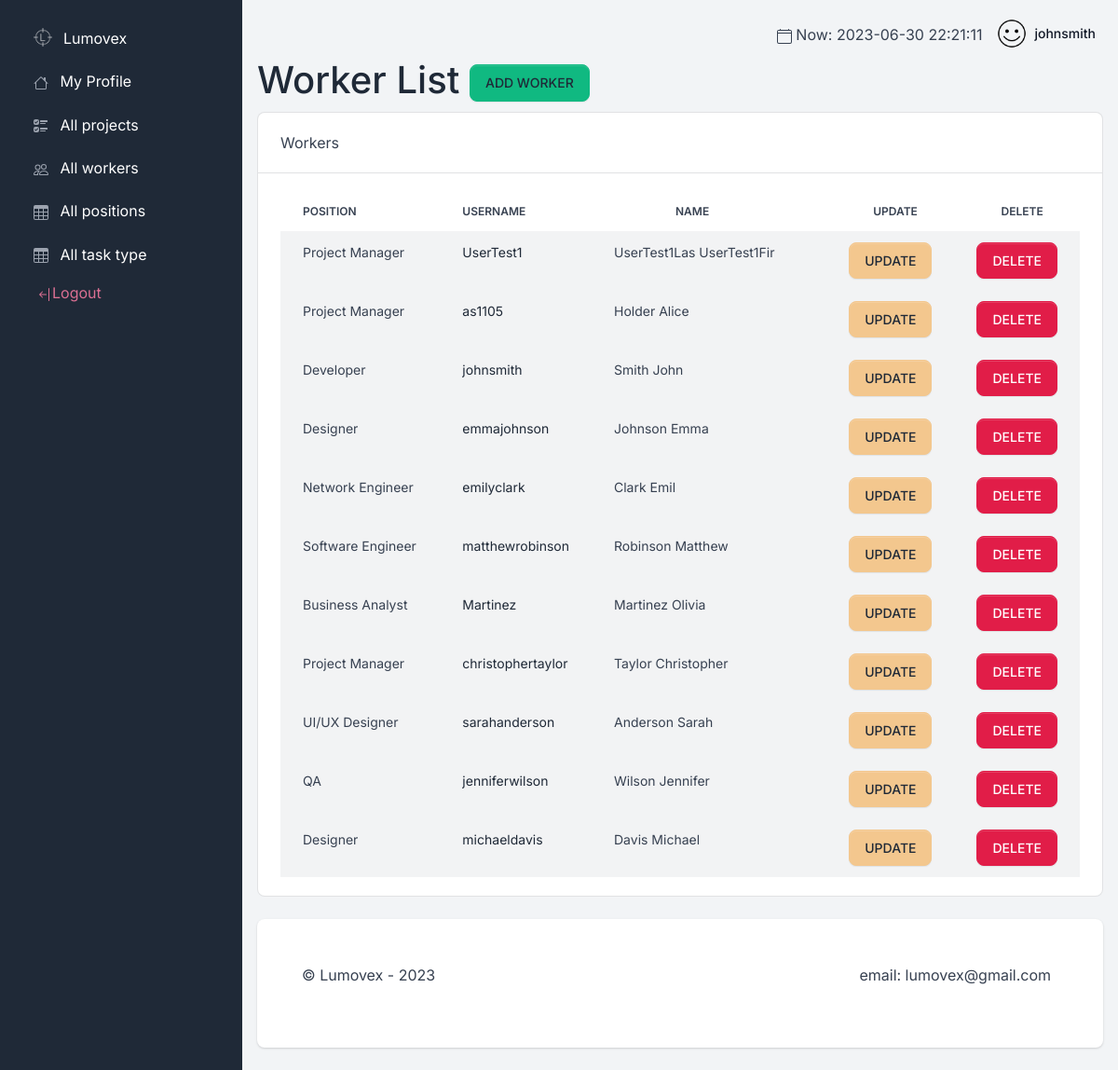
Page /workers/ (signed in) on the committed database.
### task_manager/models.py (models this page shows, shortened)
class Worker(AbstractUser):
    position = models.ForeignKey(
        Position,
        on_delete=models.CASCADE,
        null=True,
    )
    class Meta:
        verbose_name = "worker"
        verbose_name_plural = "workers"

class Position(models.Model):
    name = models.CharField(max_length=63)
    def __str__(self):
        return self.name

### task_manager/views.py (the view)
class WorkerListView(LoginRequiredMixin, generic.ListView):
    model = Worker
    queryset = Worker.objects.select_related("position")

### templates/task_manager/worker_list.html (shortened to what this page needs)
{% extends "base.html" %}
{% block content %}
  <h1>
    Worker List
    <a href="{% url 'task_manager:worker-create' %}"
      type="submit"
         class="btn btn-success"
        style="height: 40px">ADD WORKER
      </a>
  </h1>
  <div class="col-12 col-lg-12">
    <div class="card card-table">
       <div class="card-header">
         <div class="title">Workers</div>
       </div>
          <div class="card-body table-responsive">
              {% if worker_list %}
                <table  class="table table-striped table-borderless">
                  <thead>
                    <tr>
                      <th style="width:20%;">Position </th>
                      <th style="width:15%;">Username </th>
                      <th style="width:30%; padding-left: 90px">Name</th>
                      <th style="width:15%; padding-left: 50px">UPDATE</th>
                      <th style="width:15%; padding-left: 50px">DELETE</th>
                    </tr>
                  </thead>
                  {% for worker in worker_list %}
                    <tbody class="no-border-x">
                      <tr>
                        <td>{{ worker.position }}
                        </td>
                        <td ><a href="#">{{ worker.username }}</a></td>
                        <td>{{ worker.last_name }} {{ worker.first_name }}</td>
                        <td>
                          <a type="button" class="btn btn-warning" href="{% url "task_manager:worker-update" pk=worker.id %}">UPDATE</a>
                        </td>
                        <td>
                          <a type="button" class="btn btn-danger" href="{% url "task_manager:worker-delete" pk=worker.id %}">DELETE</a>
                        </td>
                      </tr>
                    </tbody>
                  {% endfor %}
                </table>
          </div>
       </div>
    </div>
    {% else %}
       <p>  The are no worker in company</p>
    {% endif %}
{% endblock %}

### templates/base.html (shortened to what this page needs)
<!DOCTYPE html>
<html lang="en">
<head>
  {% include 'includes/head.html' %}
</head>
<body>
<div class="container-fluid">
    <div class="row">
        <div class="col-sm-2">
            {% block sidebar %}
                {% include 'includes/sidebar.html' %}
            {% endblock %}
        </div>
    </div>
</div>
  <main class="content">
    {% block header %}
      {% include 'includes/navigation.html' %}
    {% endblock header %}
    {% block content %}{% endblock %}
    {% block footer %}
      {% include 'includes/footer.html' %}
    {% endblock footer %}
  </main>
</body>
</html>

### templates/includes/head.html (shortened to what this page needs)
{% load static %}
<link type="text/css" href="{% static 'vendor/sweetalert2/dist/sweetalert2.min.css' %}" rel="stylesheet">
<link type="text/css" href="{% static 'vendor/notyf/notyf.min.css' %}" rel="stylesheet">
<link type="text/css" href="{% static 'css/volt.css' %}" rel="stylesheet">

### templates/includes/nav.html (shortened to what this page needs)
{% load static %}

### templates/includes/sidebar.html (shortened to what this page needs)
{% load static %}
<nav id="sidebarMenu" class="sidebar d-lg-block bg-gray-800 text-white collapse" data-simplebar>
  <div class="sidebar-inner px-4 pt-3">
    <ul class="nav flex-column pt-3 pt-md-0">
      <li class="nav-item">
        <a href="{% url 'task_manager:index' %}" class="nav-link d-flex align-items-center">
          <span class="sidebar-icon">
            <img src="{% static 'assets/img/brand/light.png' %}" height="20" width="20" alt="Volt Logo">
          </span>
          <span class="mt-1 ms-1 sidebar-text">Lumovex</span>
        </a>
      </li>
      {% if request.user.is_authenticated %}
        <li class="nav-item {% if 'dashboard' in segment %}active{% endif %}">
          <a href="{% url "task_manager:worker-detail" pk=user.id %}" class="nav-link">
            <span class="sidebar-icon">
            </span>
            <span class="sidebar-text">My Profile</span>
          </a>
        </li>
        <li class="nav-item {% if 'dashboard' in segment %}active{% endif %}">
          <a href="{% url 'task_manager:project-list' %}" class="nav-link">
            <span class="sidebar-icon">
            </span>
            <span class="sidebar-text">All projects</span>
          </a>
        </li>
        <li class="nav-item {% if 'dashboard' in segment %}active{% endif %}">
          <a href="{% url 'task_manager:worker-list' %}" class="nav-link">
            <span class="sidebar-icon">
            </span>
            <span class="sidebar-text">All workers</span>
          </a>
        </li>
        <li class="nav-item {% if 'dashboard' in segment %}active{% endif %}">
          <a href="{% url 'task_manager:position-list' %}" class="nav-link">
            <span class="sidebar-icon">
            </span>
            <span class="sidebar-text">All positions</span>
          </a>
        </li>
        <li class="nav-item {% if 'dashboard' in segment %}active{% endif %}">
          <a href="{% url 'task_manager:task-type-list' %}" class="nav-link">
            <span class="sidebar-icon">
            </span>
            <span class="sidebar-text">All task type</span>
          </a>
        </li>
        <li>
          <a class="dropdown-item" style="color:palevioletred;" href="{% url 'logout'%}?next={% url 'task_manager:index' %}">
            <span class="sidebar-icon">
              </span><span class="sidebar-text">Logout</span>
          </a>
        </li>
      </ul>
    {% endif %}
  </div>
</nav>

### templates/includes/navigation.html (shortened to what this page needs)
{% load static %}
<nav class="navbar navbar-top navbar-expand navbar-dashboard navbar-dark ps-0 pe-2 pb-0">
  <div class="container-fluid px-0">
    <div class="d-flex justify-content-between w-100" id="navbarSupportedContent">
      <ul class="navbar-nav align-items-center">
        <li>
          <span>
          </span>  Now: {% now "Y-m-d H:i:s" %}</li>
        <li class="nav-item dropdown ms-lg-3">
        {% if user.is_authenticated %}
          <a class="nav-link dropdown-toggle pt-1 px-0" href="{% url 'task_manager:worker-detail' pk=user.id %}" role="button" data-bs-toggle="dropdown"
            aria-expanded="false">
            <div class="media d-flex align-items-center">
              <img class="avatar rounded-circle" alt="Image placeholder"
                src="{% static 'assets/img/team/userlogout.png' %}">
              <div class="media-body ms-2 text-dark align-items-center d-none d-lg-block">
                <span class="mb-0 font-small fw-bold text-gray-900">{{ user.get_username }}</span>
              </div>
            </div>
          </a>
        </li>
      {% else %}
        <a class="nav-link dropdown-toggle pt-1 px-0" style="color:darkgreen; font-size: 25px " href="{% url 'login' %}?next={{request.path}}"
          ><img class="avatar rounded-circle" alt="Image placeholder"
                src="{% static 'assets/img/team/user_login.png' %}">Login
        </a>
      {% endif %}
      </ul>
    </div>
  </div>
</nav>

### templates/includes/pagination.html (shortened to what this page needs)
{% load query_transform %}

### templates/includes/footer.html
<footer class="bg-white rounded shadow p-5 mb-4 mt-4">
  <div class="row">
    <div class="col-12 col-md-4 col-xl-6 mb-4 mb-md-0">
      <p class="mb-0 text-center text-lg-start">
        &copy; Lumovex - {%  now "Y"  %}
      </p>
    </div>
    <div class="col-12 col-md-8 col-xl-6 text-center text-lg-start">
      <ul class="list-inline list-group-flush list-group-borderless text-md-end mb-0">
        <li class="list-inline-item px-0 px-sm-2">
          <p>email: lumovex@gmail.com</p>
        </li>
      </ul>
    </div>
  </div>
</footer>

### templates/includes/scripts.html (shortened to what this page needs)
{% load static %}

### rows in the picture
Worker: get_username "johnsmith", position "Developer", username "johnsmith", last_name "Smith", first_name "John"
Worker: position "Project Manager", username "UserTest1", last_name "UserTest1Las", first_name "UserTest1Fir"
Worker: position "Project Manager", username "as1105", last_name "Holder", first_name "Alice"
Worker: position "Designer", username "emmajohnson", last_name "Johnson", first_name "Emma"
Worker: position "Network Engineer", username "emilyclark", last_name "Clark", first_name "Emil"
Worker: position "Software Engineer", username "matthewrobinson", last_name "Robinson", first_name "Matthew"
Worker: position "Business Analyst", username "Martinez", last_name "Martinez", first_name "Olivia"
Worker: position "Project Manager", username "christophertaylor", last_name "Taylor", first_name "Christopher"
Worker: position "UI/UX Designer", username "sarahanderson", last_name "Anderson", first_name "Sarah"
Worker: position "QA", username "jenniferwilson", last_name "Wilson", first_name "Jennifer"
Worker: position "Designer", username "michaeldavis", last_name "Davis", first_name "Michael"
